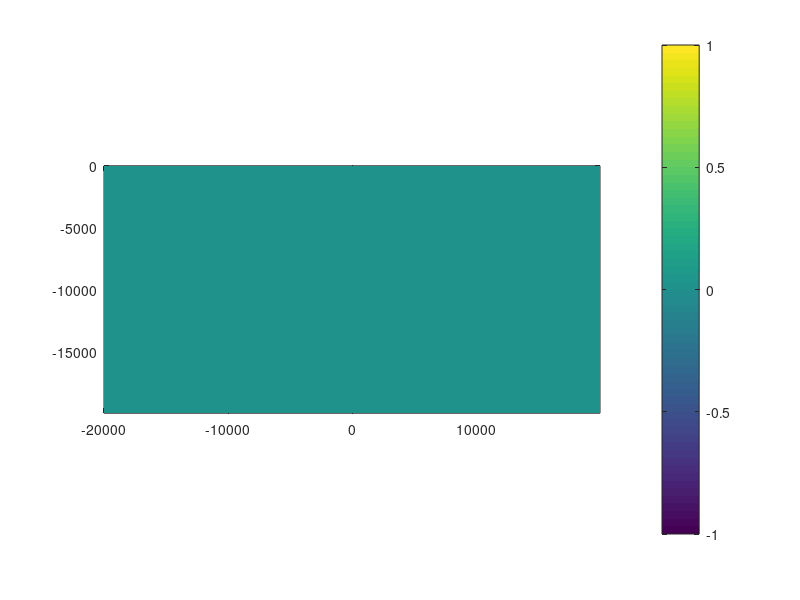

Write the MATLAB code that produced this figure. (Note: this script raises an error after producing the figure.)
% this script is generate fault grid, include strong boundary
% ny,nz is determined by script fault_index_length.m
clc;
clear;
close all;

% addmypath;
nj =400; % without ghost points 
nk =200; 
dh = 100; %grid physics length
j1 = 51;
j2 = 351;
k1 = 51;
k2 = 200;

x = zeros(nj, nk);
y = zeros(nj, nk);
z = zeros(nj, nk);

for k = 1:nk
  for j = 1:nj
        x(j,k) = 0;
        y(j,k) = (j-1-nj/2)*dh;
        z(j,k) = (k-nk)*dh;
    end
end

figure
pcolor(y, z, x);
shading flat
colorbar
axis image


disp('calculating metric and base vectors...')
metric = cal_metric(x,y,z);
[vec_n, vec_m, vec_l] = cal_basevectors(metric);
jac = metric.jac;
disp('write output...')
fnm_out = "./fault_coord.nc"
ncid = netcdf.create(fnm_out, 'CLOBBER');
dimid(1) = netcdf.defDim(ncid,'nj',nj);
dimid(2) = netcdf.defDim(ncid,'nk',nk);
dimid3(1) = netcdf.defDim(ncid, 'dim', 3);
dimid3(2) = dimid(1);
dimid3(3) = dimid(2);
varid(1) = netcdf.defVar(ncid,'x','NC_FLOAT',dimid);
varid(2) = netcdf.defVar(ncid,'y','NC_FLOAT',dimid);
varid(3) = netcdf.defVar(ncid,'z','NC_FLOAT',dimid);
varid(4) = netcdf.defVar(ncid,'vec_n','NC_FLOAT',dimid3);
varid(5) = netcdf.defVar(ncid,'vec_m','NC_FLOAT',dimid3);
varid(6) = netcdf.defVar(ncid,'vec_l','NC_FLOAT',dimid3);
varid(7) = netcdf.defVar(ncid,'jac','NC_FLOAT',dimid);
netcdf.endDef(ncid);
netcdf.putVar(ncid,varid(1),x);
netcdf.putVar(ncid,varid(2),y);
netcdf.putVar(ncid,varid(3),z);
netcdf.putVar(ncid,varid(4),vec_n);
netcdf.putVar(ncid,varid(5),vec_m);
netcdf.putVar(ncid,varid(6),vec_l);
netcdf.putVar(ncid,varid(7),jac);
netcdf.close(ncid);


